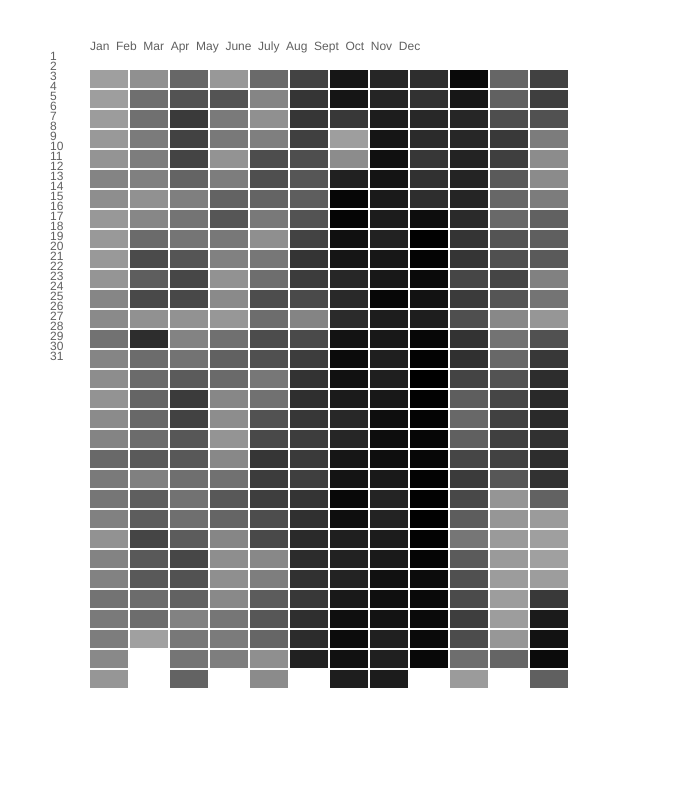
Frame 1 (no input)
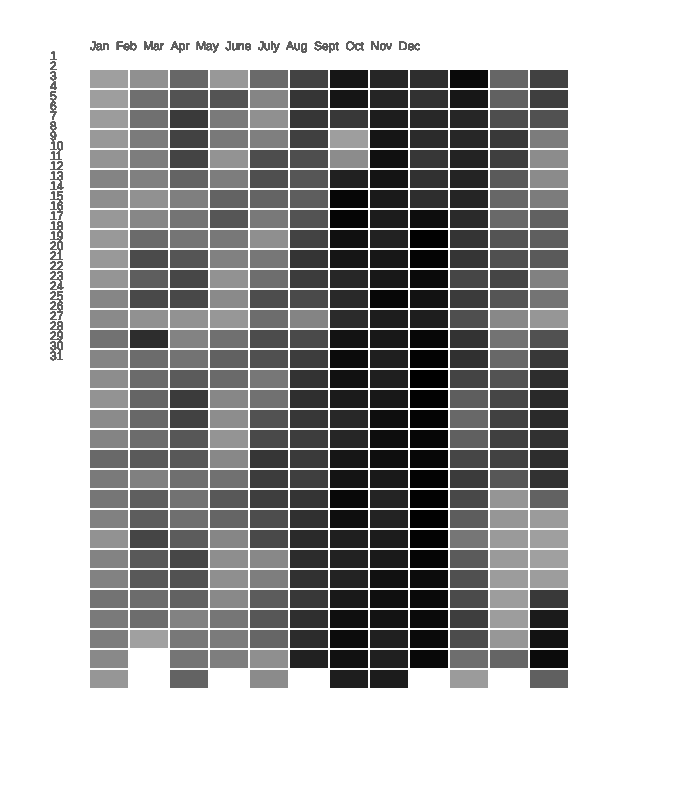
Frame 60 (no input)
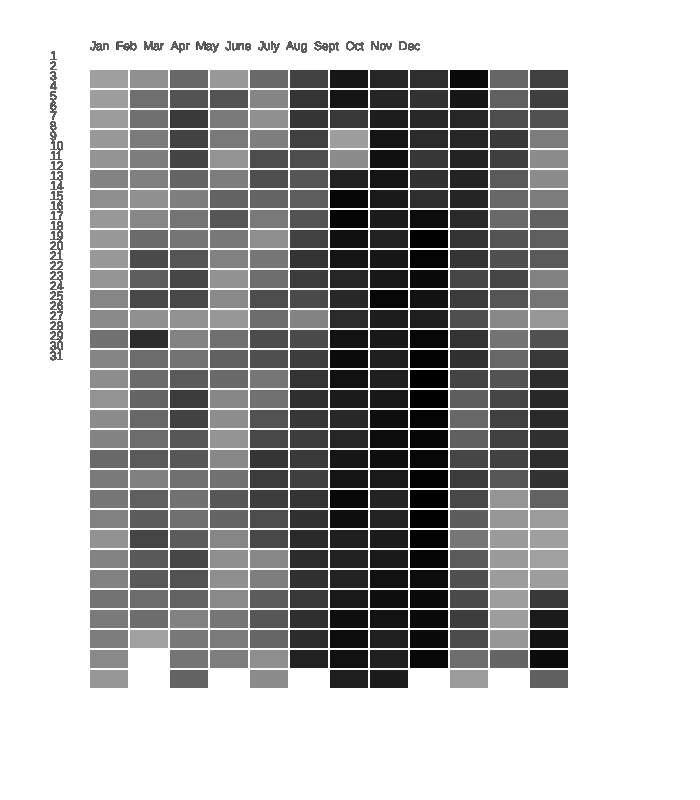
Frame 120 (the mouse pressed at the canvas centre since frame 60)

The p5.js sketch that drew these frames (run headless with seeded random() and noise() and a simulated clock; from frame 60 on, the mouse is pressed at the canvas centre):

// p5.js sketch
// ── sketch.js
/*  Created by susan evans
    Last edited 02/13/2017
    This program displays a visualizations of the most popular
    birthdays of the year.
    
    INCOMPLETE VERSION
*/

// ranks by day of the year (out of 365)
// Data from 2016 (leap year); source unknown
var rank = [364,362,356,350,338,301,324,347,351,349,341,306,316,260,304,322,337,317,302,240,279,271,294,333,
        299,298,262,280,285,314,343,330,253,256,281,287,293,332,308,245,171,214,166,331,103,248,244,232,
        237,246,206,292,218,213,157,204,203,247,250,366,235,189,133,150,156,228,290,265,268,195,163,165,
        334,300,264,208,134,152,198,202,254,261,255,210,162,187,225,297,275,267,227,348,193,278,277,336,
        286,226,196,274,296,335,315,346,257,223,243,309,323,339,310,259,201,230,307,325,327,313,270,282,
        288,242,305,329,291,177,181,229,276,326,273,251,175,249,174,183,272,258,188,168,123,138,141,176,
        167,311,289,211,200,234,328,319,153,121,124,146,179,197,215,191,154,120,137,170,303,169,139,117,
        107,126,140,132,145,118,110,95,100,112,129,108,101,75,50,47,127,361,321,76,14,12,37,49,90,93,99,43,
        25,40,61,91,87,51,45,18,32,72,78,80,58,35,28,39,68,86,85,66,48,36,46,60,64,77,52,56,17,67,55,71,70,54,
        33,30,31,57,82,81,63,59,38,34,44,74,73,65,106,114,92,98,125,111,105,29,2,9,24,41,69,16,8,1,4,10,13,15,
        7,5,3,6,11,27,21,23,22,19,20,53,88,89,79,83,84,97,119,122,160,136,180,116,109,155,216,239,219,159,135,
        164,212,269,209,184,172,142,173,252,355,233,222,178,131,143,207,236,241,192,182,158,194,312,263,238,
        190,161,148,147,151,199,340,344,352,353,357,358,359,345,231,149,144,186,283,320,318,284,221,217,205,
        295,266,342,185,128,102,94,96,113,104,115,224,354,363,365,360,130,62,42,26,220];

var numColors = 160;
var rectWidth = 40;
var rectHeight = 20;
var gridOffset = 50;

function setup(){
  createCanvas(700, 800);
  // console.log(getDaysInMonth(1));
  console.log(getMonth(4));
  // console.log(getDay(360));
}

function draw(){
  drawGrid();
  drawLabels();
}

// Draws the day, and month labels
// and the labels for the gradient key
// as well as the gradient key itself
function drawLabels() {
  var monthArray = ["Jan  Feb  Mar  Apr  May  June  July  Aug  Sept  Oct  Nov  Dec"]
  for (i = 0; i < monthArray.length; i++) {
    text(monthArray[i], gridOffset + getMonth(i) * rectWidth, gridOffset);
  }
}

// draws the grid of rectangles
function drawGrid() {
  noStroke();
  for (i = 0; i < rank.length; i++) {
    fill(rank[i] * numColors / 366);
    rect(gridOffset + getMonth(i) * rectWidth, gridOffset + getDay(i) * rectHeight, rectWidth - 2, rectHeight - 2);
  }
  for (i = 1; i <= 31; i++) {
    text(i, gridOffset, gridOffset + i * 10);
  }
}

// given the current index (out of 365)
// returns the month (1 based)
function getMonth(index) {
  count = 0;
  currentMonth = 1;
  while (count + getDaysInMonth(currentMonth - 1) <= index) {
    count = count + getDaysInMonth(currentMonth - 1);
    currentMonth++;
  }
  return currentMonth;
}

// given the current index (out of 365)
// returns the day (1 based)
function getDay(index) {
  monthIndex = 0;
  currentDay = 1;
  count = 0;
  while (count < index) {
    if (currentDay == getDaysInMonth(monthIndex)) {
      monthIndex++;
      currentDay = 1;
    } else {
      currentDay++;
    }
    count++;
  }
  return currentDay;
}

// when the user hovers over a square
// it displays the actual rank of that day
function displayValues(){

}

// Given the current month (1-based)
// returns the total number of days
// total number of days up to a certain month
//monthIndex is that month
function getNumDays(monthIndex) {
  var dayTotal = 0;
  count = 0;
  while (count < monthIndex) {
    dayTotal = dayTotal + getDaysInMonth(count);
    count++
    return dayTotal;
  }
}

// 31, 29, 31, 30, 31, 30, 31, 31, 30, 31, 30, 31
// takes in a month, zero based
// and returns the days in that month
// 0 is January, 11 is December
function getDaysInMonth(month) {
  if (month == 1) {
    return 29;
  } else if (month == 3 || month == 5 || month == 8 || month == 10) {
    return 30;
  } else {
    return 31;
  }
}
